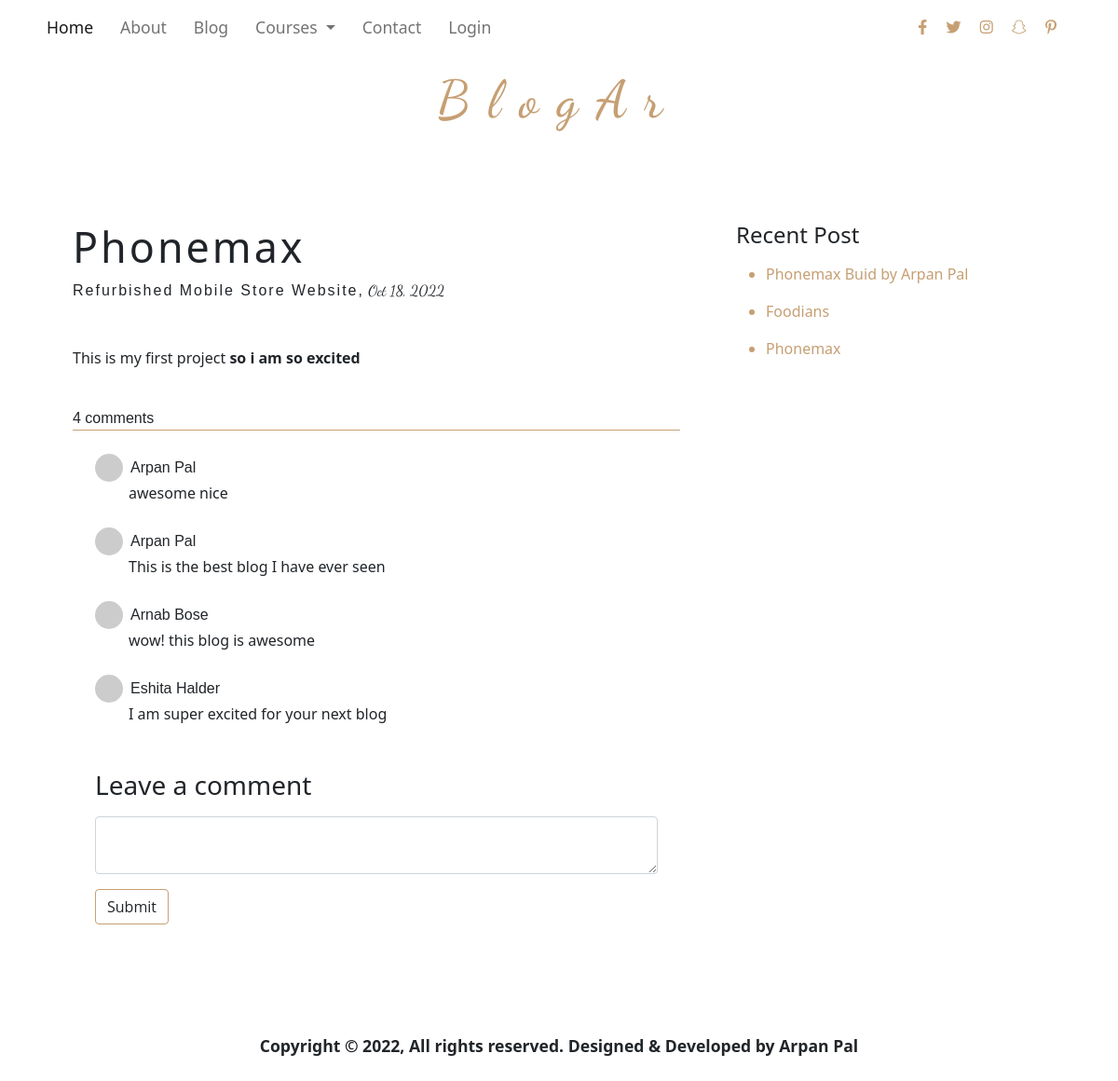
/blog/1, run on an earlier commit of the app's database.
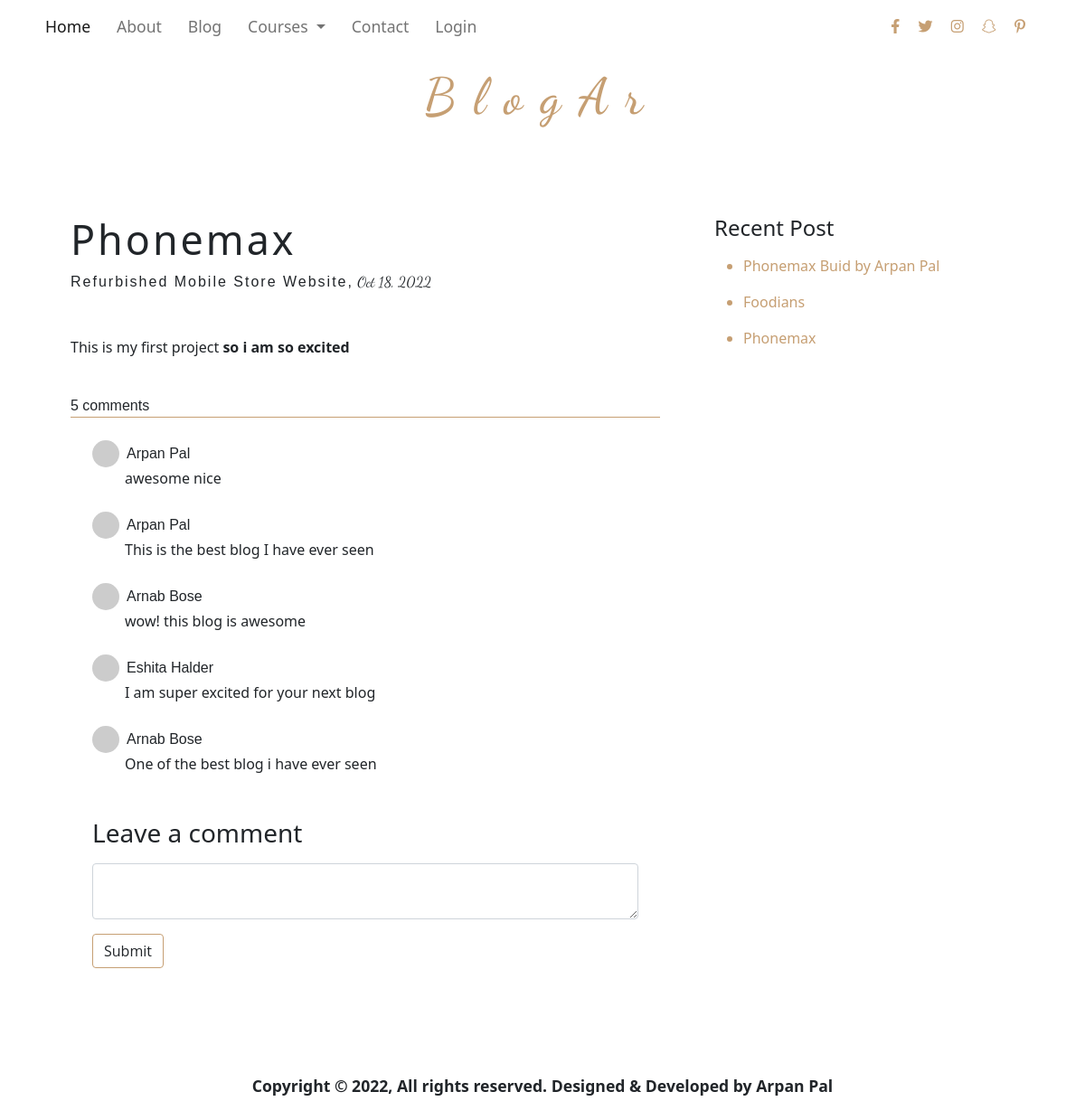
And on a later commit of the database.
### main.py (models this page shows)
class Comment(db.Model, UserMixin):
    __tablename__ = 'comment'
    id = Column(Integer, primary_key=True)
    text = Column(String(250))
    user_id = Column(Integer, ForeignKey('user.id'))
    blog_id = Column(Integer, ForeignKey('blog.id'))

class User(db.Model, UserMixin):
    __tablename__ = 'user'
    id = Column(Integer, primary_key=True)
    name = Column(String(50))
    email = Column(String(50))
    password = Column(String(50))
    comments = relationship('Comment', cascade='all, delete', backref='user', lazy=True)

class Blog(db.Model, UserMixin):
    __tablename__ = 'blog'
    id = Column(Integer, primary_key=True)
    title = Column(String(250))
    subtitle = Column(String(250))
    date = Column(String(20))
    body = Column(String(250))
    blogs = relationship('Comment', cascade='all, delete', backref='blog', lazy=True)

### main.py (the view, shortened to what this page needs)
@app.route("/blog/<int:id>", methods=["POST", "GET"])
def blog_details(id):
    individual_blog = Blog.query.get(id)
    blogs = db.session.query(Blog).all()
    commentform = CommentForm()
    comments = Comment.query.filter_by(blog_id=id).all()
    print(comments)
    return render_template("blog_details.html", blog=individual_blog, blogs=blogs, current_user=current_user,
                           form=commentform, comments=comments, gravatar=gravatar)

### form.py
class CommentForm(FlaskForm):
    body = TextAreaField(label="Enter your comment here", validators=[DataRequired()])

### templates/blog_details.html (shortened to what this page needs)
{% extends 'base.html' %}
{% block body %}
<div class="container mt-5 p-5">
    <div class="row">
        <div class="col-lg-8 col-sm-12 pe-5">
            <div class="post mb-3">
                <p class="h2 heading_blog"><a href="{{ url_for('blog_details', id=blog.id) }}">{{blog.title}}</a></p>
                <p><span style="letter-spacing: 2px;">{{blog.subtitle}},</span><span style="font-family: 'Dancing Script', cursive;"> {{blog.date}}</span></p>
                <p class="mt-5"><span style="font-size: 1.9rem;">{{blog.body|safe}}</span></p>
                <br>
                {% if comments|count > 1 %}
                <span>{{comments|count}} comments</span>
                {% else %}
                <span>{{comments|count}} comment</span>
                {% endif %}
            </div>
            <div class="container mt-3 mb-3">
                    {% for comment in comments %}
                    <div class="comment">
                    <img src="{{comment.user.email|gravatar}}" alt="" height="30px" width="30px"
                        style="border-radius: 50%;"><span class="ms-2">{{comment.user.name|title}}</span>
                    <p class="" style="margin-left: 36px;">{{comment.text}}</p>
                </div>
                    {% endfor %}
            </div>
            <div class="container w-100">
                <form action="" method="post" class="mt-5">
                    <label for="comment" class="h3 mb-3 p-0">Leave a comment</label>
                    {{form.body(class="form-control")}}
                    {% if not current_user.is_authenticated: %}
                    <a href="" class="btn mt-3" disabled="true" onclick=notice()>Submit</a>
                    {% else: %}
                    <button type="submit" class="btn mt-3">Submit</button>
                    {% endif %}
                </form>
            </div>
        </div>
        <div class="col-lg-4 col-sm-12">
            <div class="h4">Recent Post</div>
            <ul>
                {% if blogs|length >5 %}
                {% for blog in blogs[:-6:-1] %}
                <li class="blog_title mt-3"><a href="{{ url_for('blog_details', id=blog.id) }}">{{blog.title}}</a></li>
                {% endfor %}
                {% else %}
                {% for blog in blogs[::-1] %}
                <li class="blog_title mt-3"><a href="{{ url_for('blog_details', id=blog.id) }}">{{blog.title}}</a></li>
                {% endfor %}
                {% endif %}
            </ul>
        </div>
    </div>
</div>
<div class="container mt-5 footer">
    <p class="text-center mt-3">Copyright © 2022, All rights reserved. Designed & Developed by Arpan Pal</p>
  </div>
{% endblock body %}

What changed in the data, as far as the page shows it:
added Comment: user.name "Arnab Bose", text "One of the best blog i have ever seen"
Also different on the page:
{{ comments|count }}: "4" → "5"
